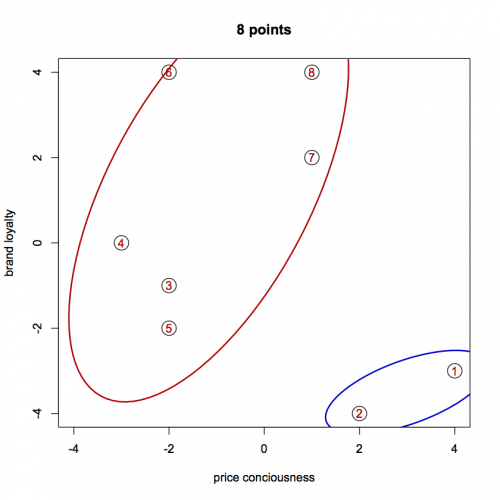

Here is the R script that generated this plot:
# close windows, clear variables
rm(list = ls(all = TRUE))
graphics.off()

install.packages("kernlab")
library(kernlab)
install.packages("ellipse")
library(ellipse)


################################################################################
########################## manipulate subroutine specc #########################
#################### to return eigenvalues and eigenvectors ####################
################################################################################

setGeneric("specc",function(x, ...) standardGeneric("specc"))
setMethod("specc", signature(x = "formula"),
function(x, data = NULL, na.action = na.omit, ...)
{
    mt <- terms(x, data = data)
    if(attr(mt, "response") > 0) stop("response not allowed in formula")
    attr(mt, "intercept") <- 0
    cl <- match.call()
    mf <- match.call(expand.dots = FALSE)
    mf$formula <- mf$x
    mf$... <- NULL
    mf[[1]] <- as.name("model.frame")
    mf <- eval(mf, parent.frame())
    na.act <- attr(mf, "na.action")
    x <- model.matrix(mt, mf)
    res <- specc(x, ...)
   
    cl[[1]] <- as.name("specc")
     if(!is.null(na.act)) 
        n.action(res) <- na.action
    
   
    return(res)
  })


setMethod("specc",signature(x="matrix"),function(x, centers, kernel = "rbfdot", kpar = "automatic", nystrom.red = FALSE, nystrom.sample = dim(x)[1]/6, iterations = 200, mod.sample =  0.75, na.action = na.omit, ...)
{
  x <- na.action(x)
  rown <- rownames(x)
  x <- as.matrix(x)
  m <- nrow(x)
  if (missing(centers))
    stop("centers must be a number or a matrix")
  if (length(centers) == 1) {
    nc <-  centers
    if (m < centers)
      stop("more cluster centers than data points.")
  }
  else
    nc <- dim(centers)[2]

  
  if(is.character(kpar)) {
    kpar <- match.arg(kpar,c("automatic","local"))
   
    if(kpar == "automatic")
      {
        if (nystrom.red == TRUE)
          sam <- sample(1:m, floor(mod.sample*nystrom.sample))
        else
          sam <- sample(1:m, floor(mod.sample*m))

        sx <- unique(x[sam,])
        ns <- dim(sx)[1]
        dota <- rowSums(sx*sx)/2
        ktmp <- crossprod(t(sx))
        for (i in 1:ns)
          ktmp[i,]<- 2*(-ktmp[i,] + dota + rep(dota[i], ns))

  
        ## fix numerical prob.
        ktmp[ktmp<0] <- 0
        ktmp <- sqrt(ktmp)
        
        kmax <- max(ktmp)
        kmin <- min(ktmp + diag(rep(Inf,dim(ktmp)[1])))
        kmea <- mean(ktmp)
        lsmin <- log2(kmin)
        lsmax <- log2(kmax)
        midmax <- min(c(2*kmea, kmax))
        midmin <- max(c(kmea/2,kmin))
        rtmp <- c(seq(midmin,0.9*kmea,0.05*kmea), seq(kmea,midmax,0.08*kmea))
        if ((lsmax - (Re(log2(midmax))+0.5)) < 0.5) step <- (lsmax - (Re(log2(midmax))+0.5))
        else step <- 0.5
        if (((Re(log2(midmin))-0.5)-lsmin) < 0.5 ) stepm <-  ((Re(log2(midmin))-0.5) - lsmin)
        else stepm <- 0.5
        
        tmpsig <- c(2^(seq(lsmin,(Re(log2(midmin))-0.5), stepm)), rtmp, 2^(seq(Re(log2(midmax))+0.5, lsmax,step)))
        diss <- matrix(rep(Inf,length(tmpsig)*nc),ncol=nc)

        for (i in 1:length(tmpsig)){
          ka <- exp((-(ktmp^2))/(2*(tmpsig[i]^2)))
          diag(ka) <- 0
          
          d <- 1/sqrt(rowSums(ka))
     
          if(!any(d==Inf) && !any(is.na(d))&& (max(d)[1]-min(d)[1] < 10^4))
            {
              l <- d * ka %*% diag(d)
              xi <- eigen(l,symmetric=TRUE)$vectors[,1:nc]
              yi <- xi/sqrt(rowSums(xi^2))
              res <- kmeans(yi, centers, iterations)
              diss[i,] <- res$withinss
            }
        }

        ms <- which.min(rowSums(diss))
        kernel <- rbfdot((tmpsig[ms]^(-2))/2)

        ## Compute Affinity Matrix
        if (nystrom.red == FALSE)
          km <- kernelMatrix(kernel, x)
      }
    if (kpar=="local")
      {
        if (nystrom.red == TRUE)
          stop ("Local Scaling not supported for nystrom reduction.")
        s <- rep(0,m)
        dota <- rowSums(x*x)/2
        dis <- crossprod(t(x))
        for (i in 1:m)
          dis[i,]<- 2*(-dis[i,] + dota + rep(dota[i],m))
        
        ## fix numerical prob.
        dis[dis < 0] <- 0
        
        for (i in 1:m)
          s[i] <- median(sort(sqrt(dis[i,]))[1:5])
        
        ## Compute Affinity Matrix
        km <- exp(-dis / s%*%t(s))
        kernel <- "Localy scaled RBF kernel"


      }
  }
    else 
      {
        if(!is(kernel,"kernel"))
          {
            if(is(kernel,"function")) kernel <- deparse(substitute(kernel))
            kernel <- do.call(kernel, kpar)
          }
        if(!is(kernel,"kernel")) stop("kernel must inherit from class `kernel'")

        ## Compute Affinity Matrix
        if (nystrom.red == FALSE)
          km <- kernelMatrix(kernel, x)
      }

   
     
  if (nystrom.red == TRUE){

    n <- floor(nystrom.sample)
    ind <- sample(1:m, m)
    x <- x[ind,]

    tmps <- sort(ind, index.return = TRUE)
    reind <- tmps$ix
    A <- kernelMatrix(kernel, x[1:n,])
    B <- kernelMatrix(kernel, x[-(1:n),], x[1:n,])
    d1 <- colSums(rbind(A,B))
    d2 <- rowSums(B) + drop(matrix(colSums(B),1) %*% .ginv(A)%*%t(B))
    dhat <- sqrt(1/c(d1,d2))
 
    A <- A * (dhat[1:n] %*% t(dhat[1:n]))
    B <- B * (dhat[(n+1):m] %*% t(dhat[1:n]))

    Asi <- .sqrtm(.ginv(A))
    Q <- A + Asi %*% crossprod(B) %*% Asi
    tmpres <- svd(Q)
    U <- tmpres$u
    L <- tmpres$d
    V <- rbind(A,B) %*% Asi %*% U %*% .ginv(sqrt(diag(L)))
    yi <- matrix(0,m,nc)

   ## for(i in 2:(nc +1))
   ##   yi[,i-1] <- V[,i]/V[,1]

    for(i in 1:nc) ## specc
      yi[,i] <- V[,i]/sqrt(sum(V[,i]^2))
    
    res <- kmeans(yi[reind,], centers, iterations)
    
  }
  else{
    if(is(kernel)[1] == "rbfkernel")
      diag(km) <- 0
    
    d <- 1/sqrt(rowSums(km))
    l <- d * km %*% diag(d)
    xu <- eigen(l)$values[1:nc]
    xi <- eigen(l)$vectors[,1:nc]
    xxu <- eigen(l)$values
    xxi <- eigen(l)$vectors
    yi <- xi/sqrt(rowSums(xi^2))
    res <- kmeans(yi, centers, iterations)
  }
  
  cent <- matrix(unlist(lapply(1:nc,ll<- function(l){colMeans(x[which(res$cluster==l),])})),ncol=dim(x)[2], byrow=TRUE)
  
  withss <- unlist(lapply(1:nc,ll<- function(l){sum((x[which(res$cluster==l),] - cent[l,])^2)}))
  names(res$cluster) <- rown
  return(new("specc", .Data=list(data=res$cluster,evalues=xxu, evectors=xxi), size = res$size, centers=cent, withinss=withss, kernelf= kernel))
 
})


###########################################################################
############################## main computation ###########################
###########################################################################
set.seed(1)

# define eight points
eight  = cbind(c(-3,-2,-2,-2,1,1,2,4),c(0,4,-1,-2,4,2,-4,-3))
eight  = eight[c(8,7,3,1,4,2,6,5),]

sc      = specc(eight, centers=2)

centers = attr(sc, "centers") # center coordinates
size    = attr(sc, "size")    # size of clusters
datacl  = sc$data             # clusters
evalues = sc$evalues          # eigenvalues
evectors= sc$evectors         # eigenvectors

xtable(as.matrix(evalues))
xtable(evectors)


plot(eight,type="n",xlab="price conciousness",ylab="brand loyalty",xlim=c(-4,4),main="8 points")
points(eight, pch=21, cex=2.7, bg="white")
text(eight,as.character(1:8),col="red3",xlab="first coordinate", ylab="second coordinate", main="8 points",cex=1)
lines(ellipse(0.6,centre=centers[2,],scale=c(1.2,2)),col="red3",lwd=2)
lines(ellipse(0.6,centre=centers[1,],scale=c(.7,.4)),col="blue3",lwd=2)
